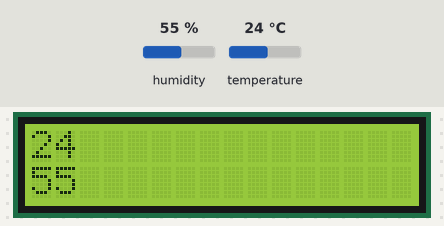
Simulated run of this sketch. Board: Arduino Uno, built with avr-gcc and run on an emulated ATmega328P. On the bench: 16×2 character LCD. The inputs (shaded band) are chosen by the test bench; at power-on: humidity 55 %, temperature 24 °C. What the sketch prints to the serial monitor is not drawn.

Above: at 1.2 s.
1.3 s: humidity set to 22 %
At 2.4 s:
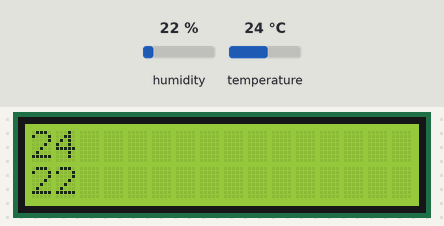
2.8 s: temperature set to 12 °C
At 3.5 s:
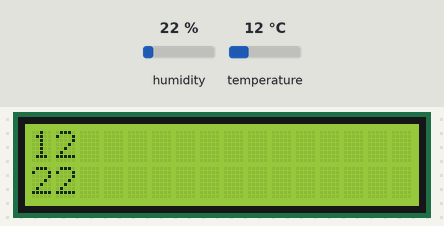
4.3 s: humidity set to 40 %
At 4.6 s:
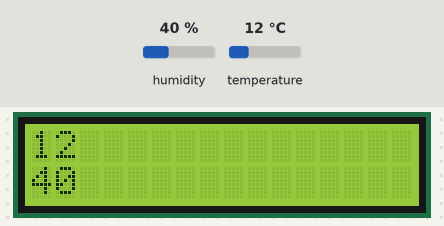
5.8 s: temperature set to 19 °C
At 6.9 s:
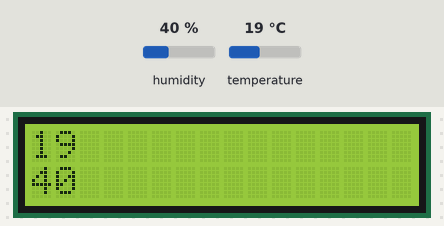
Timing chart, 0 to 8.3 s (numbered marks = the images above; inputs shaded):
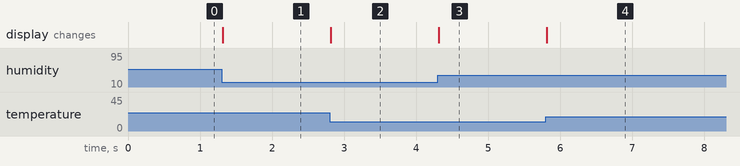

Measured:
- after the input at 1.3 s, the display: changes at once (image 1)
- after the input at 2.8 s, the display: changes at once (image 2)
- after the input at 4.3 s, the display: changes at once (image 3)
- after the input at 5.8 s, the display: changes at once (image 4)

The sketch:

TempHumid_display.ino
```cpp
// to include library, Sketch ->Include Library-> Add .ZIP Library, find the corresponding names with*.zip file extension
#include <LiquidCrystal.h>
#include <SimpleDHT.h>

//initialize the library with the numbers of the interface pins
LiquidCrystal lcd(7,8,9,10,11,12);

int pinDHT11=2;
SimpleDHT11 dht11;

void setup() {
  // put your setup code here, to run once:
  Serial.begin(9600);
  //set up the LCD's number of columns and rows:
  lcd.begin(16,2);

}

void loop() {
  // put your main code here, to run repeatedly:
  byte temperature=0;
  byte humidity=0;
  byte data[40]={0};
  if(dht11.read(pinDHT11,&temperature,&humidity,data)){
    return;
  }
  Serial.print((int)temperature); Serial.print("*C, ");
  Serial.print((int)humidity); Serial.println("%");

  //set the cursor to column 0, line 0
  lcd.setCursor(0,0);
  lcd.print((int)temperature);
  //set the cursor to column 0, line 1
  lcd.setCursor(0,1);
  lcd.print((int)humidity);
}
```
